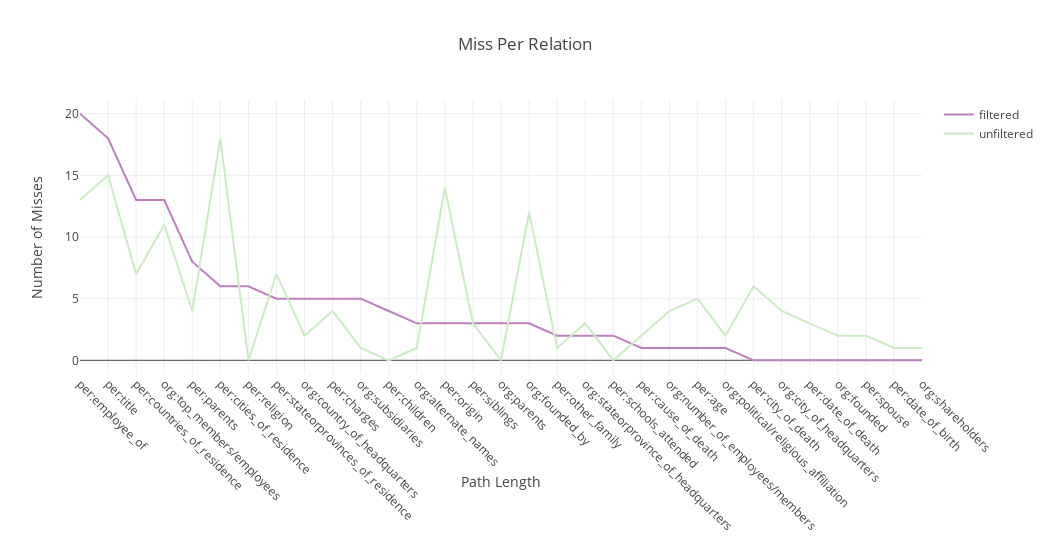

Here is the notebook cell this chart was saved with:
### Code cell
scatter1 = go.Scatter(
    x=[relation for relation in relations], 
    y=[filtered_only_misses_by_gold_dict['total'][filtered_lookup_index[relation]] if relation in filtered_lookup_index else 0 for relation in relations],
    mode='lines',
    name='filtered',
    marker = dict(color='#BC80BD')
    
)

scatter2= go.Scatter(
    x=[relation for relation in relations], 
    y=[unfiltered_only_misses_by_gold_dict['total'][unfiltered_lookup_index[relation]] if relation in unfiltered_lookup_index else 0 for relation in relations],
    mode='lines',
    name='unfiltered',
    marker = dict(color='#CCEBC5')

)


layout = go.Layout(
    title='Miss Per Relation',
    xaxis_title="Path Length",
    yaxis_title="Number of Misses",        
    barmode='overlay',
    width=1050,
    xaxis = go.layout.XAxis(
        tickangle = 45,
        automargin = True
    )
)

fig = go.Figure(data=[scatter1,scatter2], layout=layout)


fig.show()

### Figure 1 — Plotly figure (JSON) as saved in the notebook; plotly's stock layout.template omitted (floating-point values rounded to 4 significant figures)
{"data": [{"marker": {"color": "#BC80BD"}, "mode": "lines", "name": "filtered", "type": "scatter", "uid": "5b3dbbde-976a-4e49-ab35-a338f9e52a88", "x": ["per:employee_of", "per:title", "per:countries_of_residence", "org:top_members/employees", "per:parents", "per:cities_of_residence", "per:religion", "per:stateorprovinces_of_residence", "org:country_of_headquarters", "per:charges", "org:subsidiaries", "per:children", "org:alternate_names", "per:origin", "per:siblings", "org:parents", "org:founded_by", "per:other_family", "org:stateorprovince_of_headquarters", "per:schools_attended", "per:cause_of_death", "org:number_of_employees/members", "per:age", "org:political/religious_affiliation", "per:city_of_death", "org:city_of_headquarters", "per:date_of_death", "org:founded", "per:spouse", "per:date_of_birth", "org:shareholders"], "y": [20, 18, 13, 13, 8, 6, 6, 5, 5, 5, 5, 4, 3, 3, 3, 3, 3, 2, 2, 2, 1, 1, 1, 1, 0, 0, 0, 0, 0, 0, 0]}, {"marker": {"color": "#CCEBC5"}, "mode": "lines", "name": "unfiltered", "type": "scatter", "uid": "771045fe-2de3-4a23-bd33-b6198778e753", "x": ["per:employee_of", "per:title", "per:countries_of_residence", "org:top_members/employees", "per:parents", "per:cities_of_residence", "per:religion", "per:stateorprovinces_of_residence", "org:country_of_headquarters", "per:charges", "org:subsidiaries", "per:children", "org:alternate_names", "per:origin", "per:siblings", "org:parents", "org:founded_by", "per:other_family", "org:stateorprovince_of_headquarters", "per:schools_attended", "per:cause_of_death", "org:number_of_employees/members", "per:age", "org:political/religious_affiliation", "per:city_of_death", "org:city_of_headquarters", "per:date_of_death", "org:founded", "per:spouse", "per:date_of_birth", "org:shareholders"], "y": [13, 15, 7, 11, 4, 18, 0, 7, 2, 4, 1, 0, 1, 14, 3, 0, 12, 1, 3, 0, 2, 4, 5, 2, 6, 4, 3, 2, 2, 1, 1]}], "layout": {"barmode": "overlay", "title": {"text": "Miss Per Relation"}, "width": 1050, "xaxis": {"automargin": true, "tickangle": 45, "title": {"text": "Path Length"}}, "yaxis": {"title": {"text": "Number of Misses"}}}}
